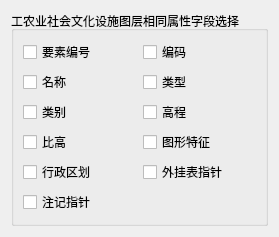
           <widget class="QWidget" name="tab_Layer_B">
            <attribute name="title">
             <string>工农业社会文化设施</string>
            </attribute>
            <layout class="QGridLayout" name="gridLayout_10">
             <item row="0" column="0">
              <widget class="QGroupBox" name="groupBox_B">
               <property name="title">
                <string>工农业社会文化设施图层相同属性字段选择</string>
               </property>
               <layout class="QGridLayout" name="gridLayout_5">
                <item row="0" column="0">
                 <widget class="QCheckBox" name="checkBox_YaoSuBianHao_B">
                  <property name="text">
                   <string>要素编号</string>
                  </property>
                 </widget>
                </item>
                <item row="0" column="1">
                 <widget class="QCheckBox" name="checkBox_BianMa_B">
                  <property name="text">
                   <string>编码</string>
                  </property>
                 </widget>
                </item>
                <item row="1" column="0">
                 <widget class="QCheckBox" name="checkBox_MingCheng_B">
                  <property name="text">
                   <string>名称</string>
                  </property>
                 </widget>
                </item>
                <item row="1" column="1">
                 <widget class="QCheckBox" name="checkBox_LeiXing_B">
                  <property name="text">
                   <string>类型</string>
                  </property>
                 </widget>
                </item>
                <item row="2" column="0">
                 <widget class="QCheckBox" name="checkBox_LeiBie_B">
                  <property name="text">
                   <string>类别</string>
                  </property>
                 </widget>
                </item>
                <item row="2" column="1">
                 <widget class="QCheckBox" name="checkBox_GaoCheng_B">
                  <property name="text">
                   <string>高程</string>
                  </property>
                 </widget>
                </item>
                <item row="3" column="0">
                 <widget class="QCheckBox" name="checkBox_BiGao_B">
                  <property name="text">
                   <string>比高</string>
                  </property>
                 </widget>
                </item>
                <item row="3" column="1">
                 <widget class="QCheckBox" name="checkBox_TuXingTeZheng_B">
                  <property name="text">
                   <string>图形特征</string>
                  </property>
                 </widget>
                </item>
                <item row="4" column="0">
                 <widget class="QCheckBox" name="checkBox_XingZhengQuHua_B">
                  <property name="text">
                   <string>行政区划</string>
                  </property>
                 </widget>
                </item>
                <item row="4" column="1">
                 <widget class="QCheckBox" name="checkBox_WaiGuaBiaoZhiZhen_B">
                  <property name="text">
                   <string>外挂表指针</string>
                  </property>
                 </widget>
                </item>
                <item row="5" column="0">
                 <widget class="QCheckBox" name="checkBox_ZhuJiZhiZhen_B">
                  <property name="text">
                   <string>注记指针</string>
                  </property>
                 </widget>
                </item>
               </layout>
              </widget>
             </item>
            </layout>
           </widget>
